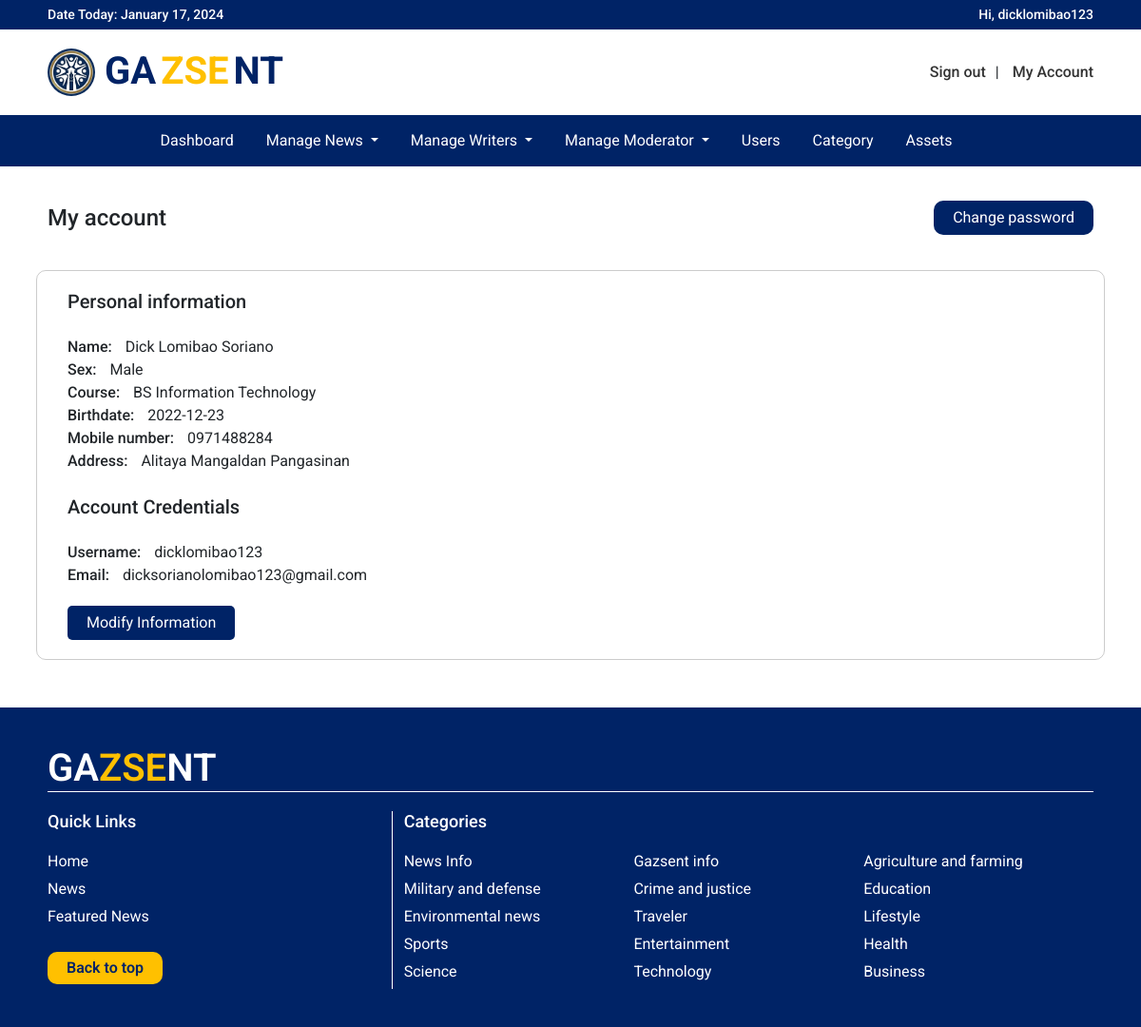
The app's page /pages/adminpanel/adminmyaccount.php (signed in) with its own data.
### tables this page shows
CREATE TABLE `personal_information` (
  `id` varchar(100) NOT NULL,
  `firstname` varchar(100) NOT NULL,
  `lastname` varchar(100) NOT NULL,
  `middlename` varchar(100) NOT NULL,
  `birthdate` date NOT NULL,
  `sex` varchar(10) NOT NULL,
  `mobilenumber` varchar(20) NOT NULL,
  `address` varchar(200) NOT NULL,
  `course` varchar(200) NOT NULL,
  `date_created` timestamp NOT NULL DEFAULT current_timestamp()
);

CREATE TABLE `account_credentials` (
  `owner_id` varchar(100) NOT NULL,
  `username` varchar(200) NOT NULL,
  `email` varchar(200) NOT NULL,
  `password` varchar(200) NOT NULL,
  `profilepic` varchar(300) NOT NULL,
  `status` int(10) NOT NULL,
  `role` int(2) NOT NULL,
  `validator` int(11) NOT NULL
);

CREATE TABLE `categories` (
  `id` int(11) NOT NULL,
  `title` varchar(50) NOT NULL,
  `description` varchar(300) NOT NULL
);

### classes/user_personal_info.php (called while the page is built, shortened)
<?php
class PersonalInformation extends Database
{
    function getUsersPersonalInfo($id)
    {
        $pdo = $this->getConnection();
        $sql = "SELECT * from personal_information where id = ?";
        $statement = $pdo->prepare($sql);
        $statement->execute([$id]);
        return $statement->fetchAll(PDO::FETCH_ASSOC);
    }
}

### classes/user_account_info.php (called while the page is built, shortened)
<?php
    class AccountInformation extends Database{
        function getUsersAccountINfo($id){
            $pdo = $this->getConnection();
            $sql = "SELECT * from account_credentials where owner_id = ?";
            $statement = $pdo->prepare($sql);
            $statement->execute([$id]);
            return $statement->fetchAll(PDO::FETCH_ASSOC);
        }
    }

### classes/category_class.php (called while the page is built, shortened)
<?php
class Category extends Database
{
    function getCategoryList()
    {
        $pdo = $this->getConnection();
        $query = "SELECT * FROM categories ORDER BY id DESC";
        $statement = $pdo->prepare($query);
        $statement->execute();
        $result = $statement->fetchAll(PDO::FETCH_ASSOC);
        return $result;
    }
}

### pages/adminpanel/adminmyaccount.php (the view, shortened to what this page needs)
<?php
require_once '../../classes/user_personal_info.php';
require_once '../../classes/user_account_info.php';
$userClass = new PersonalInformation;
$accClass = new AccountInformation;
$personalInfo = $userClass->getUsersPersonalInfo($_SESSION['id']);
$accountInfo = $accClass->getUsersAccountINfo($_SESSION['id']);
?>
<!DOCTYPE html>
<html lang="en">
<head>
    <link href="https://cdn.jsdelivr.net/npm/bootstrap@5.2.3/dist/css/bootstrap.min.css" rel="stylesheet">
    <link rel="stylesheet" href="https://cdnjs.cloudflare.com/ajax/libs/font-awesome/6.2.1/css/all.min.css">
    <link href="../../css/body_configuration.css" rel="stylesheet">
    <link href="../../css/navbar.css" rel="stylesheet">
    <link href="../../css/index.css" rel="stylesheet">
</head>
<body>
    <?php require_once "navbar.php" ?>
    <div class="margin-side" style="margin-top: 0;">
        <div class="container-fluid">
            <div class="row">
                <div class="title-row">
                    <h4 class="latest-header-title" style="margin: 40px 0;">
                        My account
                    </h4>
                    <a href="../site/changepass.php" class="change-pass-btn">
                        Change password
                    </a>
                </div>
            </div>
            <div class="row" id='content-info'>
                <div class="col-md-12">
                    <h5>Personal information</h5>
                    <br>
                    <p><span>Name:</span> <?php echo $personalInfo[0]['firstname'] . ' ' . $personalInfo[0]['middlename'] . ' ' . $personalInfo[0]['lastname']; ?></p>
                    <p><span>Sex:</span> <?php echo $personalInfo[0]['sex']; ?></p>
                    <p><span>Course:</span> <?php echo $personalInfo[0]['course']; ?></p>
                    <p><span>Birthdate:</span> <?php echo $personalInfo[0]['birthdate']; ?></p>
                    <p><span>Mobile number:</span> <?php echo $personalInfo[0]['mobilenumber']; ?></p>
                    <p><span>Address:</span> <?php echo $personalInfo[0]['address']; ?></p>
                </div>
                <div class="row">
                    <div class="col-md-12">
                        <br>
                        <h5>Account Credentials</h5>
                        <br>
                        <p><span>Username:</span> <?php echo $accountInfo[0]['username']; ?></p>
                        <p><span>Email:</span> <?php echo $accountInfo[0]['email']; ?></p>
                        <button class="btn-modify" data-bs-toggle="modal" data-bs-target="#exampleModal">Modify Information</button>
                    </div>
                </div>
            </div>
        </div>
    </div>
    <?php require_once 'footer.php' ?>
</body>
</html>

### pages/adminpanel/footer.php
<?php
require_once "../../classes/category_class.php";
$category = new Category;
$list = $category->getCategoryList();
?>
<header class="footer">
    <div class="margin-side">
        <h1>GA<span>ZSE</span>NT</h1>
        <div class="container-fluid content">
            <div class="row">
                <div class="col-md-4" style="display: grid; border-right:1px solid white">
                    <h5>Quick Links</h5>
                    <a href="../../">Home</a>
                    <a href="../site/news.php">News</a>
                    <a href="../site/featurednews.php">Featured News</a>
                    <a href="#top" class="backtotop">Back to top</a>
                </div>
                <div class="col-md-8">
                    <h5>Categories</h5>
                    <div class="row">
                        <div class="row">
                            <?php
                            $count = 0;
                            foreach ($list as $item) {
                                if ($count != 15) {
                                    echo '<div class="col-md-4"><a class="dropdown-item" href="../site/category.php?id=' . $item['id'] . '&title=' . $item['title'] . '">' . $item['title'] . '</a></div>';
                                    $count++;
                                } else
                                    break;
                            }
                            ?>
                        </div>
                    </div>
                </div>
            </div>
        </div>
    </div>
</header>

### css/body_configuration.css (style rules this page uses)
.margin-side { max-width: 1100px; margin: auto; }

### css/navbar.css (style rules this page uses)
.container-fluid { padding: 0; }
.footer { margin-top: 50px; padding: 40px 0; width: 100%; background-color: #002366; }
.footer h1 { color: white; font-weight: 600; margin-bottom: 20px; border-bottom: 1px solid white; }
.footer span { color: #FFC000; }
.footer .content h5 { color: white; font-size: 18px; margin-bottom: 20px; }
.footer .content a { margin-bottom: 5px; color: white; font-size: 16px; text-decoration: none; }
.footer .content .backtotop { padding: 5px 20px; width: fit-content; margin-top: 20px; border-radius: 10px; background-color: #FFC000; font-weight: 600; color: #002366; }

### css/index.css (style rules this page uses)
.popular-header-title,.latest-header-title { margin: 20px 0 40px 0; }

### pages/adminpanel/adminmyaccount.php (style rules this page uses)
#content-info { border: 1px solid rgba(0, 0, 0, .2); padding: 20px; border-radius: 10px; }
.title-row { display: flex; align-items: center; justify-content: space-between; }
.change-pass-btn, .change-pass-btn:hover { text-decoration: none; padding: 6px 20px; background-color: #002366; color: white; border-radius: 10px; font-size: 16px; }
.btn-modify { margin-top: 20px; text-decoration: none; padding: 6px 20px; background-color: #002366; color: white; border-radius: 5px; font-size: 16px; border: 0; }
p span { font-weight: 500; margin-right: 10px; }

### records on screen
personal_information: firstname "Dick", middlename "Lomibao", lastname "Soriano", sex "Male", course "BS Information Technology", birthdate "2022-12-23", mobilenumber "0971488284", address "Alitaya Mangaldan Pangasinan"
account_credentials: username "dicklomibao123", email "dicksorianolomibao123@gmail.com"
categories: title "News Info"
categories: title "Gazsent info"
categories: title "Agriculture and farming"
categories: title "Military and defense"
categories: title "Crime and justice"
categories: title "Education"
categories: title "Environmental news"
categories: title "Traveler"
categories: title "Lifestyle"
categories: title "Sports"
categories: title "Entertainment"
categories: title "Health"
categories: title "Science"
categories: title "Technology"
categories: title "Business"

### other values on screen
$_SESSION['username'] "dicklomibao123"
